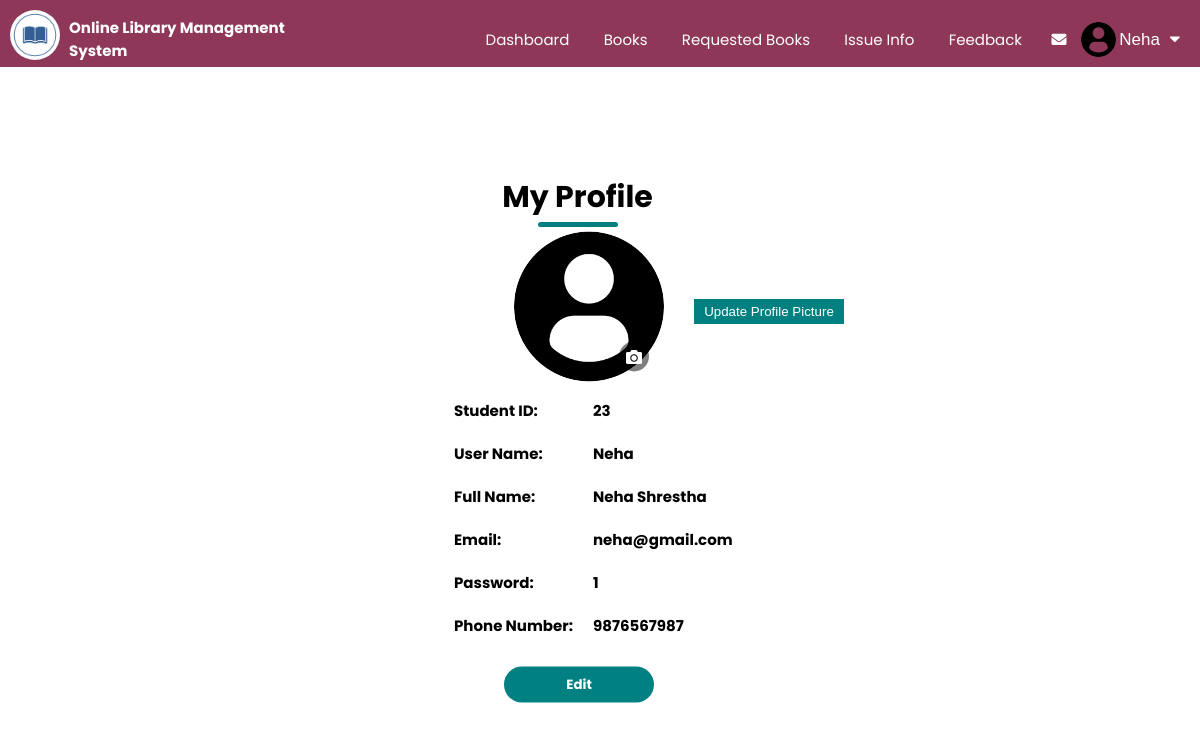
Page /profile.php (signed in) on the committed database.
### tables this page shows
CREATE TABLE `student` (
  `studentid` int(111) NOT NULL,
  `student_username` varchar(111) NOT NULL,
  `FullName` varchar(111) NOT NULL,
  `Email` varchar(111) NOT NULL,
  `Password` varchar(111) NOT NULL,
  `PhoneNumber` varchar(111) NOT NULL,
  `studentpic` varchar(100) NOT NULL
);

### profile.php (the view, shortened to what this page needs)
<?php
	include "connection.php";
    include "student_navbar.php";
?>
<!DOCTYPE html>
<html lang="en">
<head>
    <link rel="stylesheet" href="https://cdnjs.cloudflare.com/ajax/libs/font-awesome/5.15.2/css/all.min.css" />
    <link rel="stylesheet" href="style.css?v=<?php echo time(); ?>">
</head>
<body>
	<div class="profile">
	<div class="profile-container">
        <h2 class="co-title">My Profile</h2>
        <div class="profile-small-container">
        <?php
			$q=mysqli_query($db,"SELECT * FROM student where studentid='$_SESSION[studentid]';");
			$row=mysqli_fetch_assoc($q);
            echo "<div class='select-img'>
                 <a href='images/".$_SESSION['pic']."'><img class='profile-page-img' src='images/".$_SESSION['pic']."'></a>
				 <form method='post' enctype='multipart/form-data'>
					<label id='select-profile'><i class='fas fa-camera'></i>
					<input type='file' name='file' required>
					</label>
				 	<button type='submit' name='profileimg'>Update Profile Picture</button>
				 </form>
            </div>";
				echo "<b>";
				echo "<table class='profile-table table-bordered'>";
				echo "<tr>";
				echo "<td>";
					echo "<b> Student ID:  </b>";
				echo "</td>";
				echo "<td>";
					echo $row['studentid'];
				echo "</td>";
				echo "</tr>";
                echo "<tr>";
				echo "<td>";
					echo "<b> User Name:  </b>";
				echo "</td>";
				echo "<td>";
					echo $row['student_username'];
				echo "</td>";
				echo "</tr>";
				echo "<tr>";
				echo "<td>";
					echo "<b> Full Name:  </b>";
				echo "</td>";
				echo "<td>";
					echo $row['FullName'];
				echo "</td>";
				echo "</tr>";
				echo "<tr>";
				echo "<td>";
					echo "<b> Email:  </b>";
				echo "</td>";
				echo "<td>";
					echo $row['Email'];
				echo "</td>";
				echo "</tr>";
				echo "<tr>";
				echo "<td>";
					echo "<b> Password:  </b>";
				echo "</td>";
				echo "<td>";
					echo $row['Password'];
				echo "</td>";
				echo "</tr>";
				echo "<tr>";
				echo "<td>";
					echo "<b> Phone Number:  </b>";
				echo "</td>";
				echo "<td>";
					echo $row['PhoneNumber'];
				echo "</td>";
				echo "</tr>";
				echo "</table>";
				echo "<td>";?><a href="edit_profile.php?ed=<?php echo $row['studentid'];?>"><button type="submit" name="submit1" class="btn btn-default"><b>Edit</b>
			    </button>
		    </a>
		    <?php
	            echo "</td>";
				echo "</b>";
            ?>
        </div>
    </div>
	</div>
</body>
</html>

### style.css (style rules this page uses)
html { scroll-behavior: smooth; }
* { margin: 0; padding: 0; box-sizing: border-box; }
body { font-family: 'Poppins', sans-serif; }
a { text-decoration: none; color: #fff; font-size: 17px; }
.co-title { text-align: center; margin: 0 auto 50px; line-height: 60px; font-size: 30px; font-weight: bold; position: relative; }
.co-title::after { content: ''; background-color: teal; width: 80px; height: 5px; border-radius: 5px; position: absolute; bottom: 0; left: 50%; transform: translate(-50%); }
.profile { padding-bottom: 600px; }
.profile-container { max-width: 1300px; margin: auto; padding-left: 100px; padding-right: 100px; position: relative; }
.profile-small-container { position: absolute; width: 500px; top: 250px; left: 37%; transform: translateY(-50%); }
.profile-container .co-title { margin-top: 100px; font-size: 30px; margin-right: 45px; }
.profile-page-img { width: 150px; height: 150px; margin-left: 70px; margin-top: 100px; border-radius: 50%; position: relative; }
.select-img img { position: relative; }
.select-img #select-profile { position: absolute; top: 210px; right: 295px; cursor: pointer; background-color: rgba(0,0,0,0.5); border-radius: 4px; padding: 2px; font-weight: bold; color: white; border-radius: 50%; }
.select-img #select-profile .fas { padding: 5px; transition: 0.4s; }
.select-img button { position: absolute; border: none; right: 100px; top: 180px; background: teal; padding: 5px; color: white; width: 150px; opacity: none; text-align: center; transform: translateY(-50%); cursor: pointer; outline: none; }
.profile-table { font-size: 15px; border-collapse: collapse; }
.profile-table tr,td { border: none; padding: 10px; }
.btn-default { margin-top: 20px; margin-left: 60px; width: 150px; cursor: pointer; outline: none; border: none; }
.btn { font-family: 'Poppins', sans-serif; }
.btn { display: inline-block; background-color: teal; color: #fff; padding: 8px 30px; border-radius: 30px; transition: background-color 0.4s; outline: none; }

### rows in the picture
student: studentid "23", student_username "Neha", FullName "Neha Shrestha", Email "neha@gmail.com", Password "1", PhoneNumber "9876567987"

### other values in the picture
$_SESSION['login_student_username'] "Neha"
